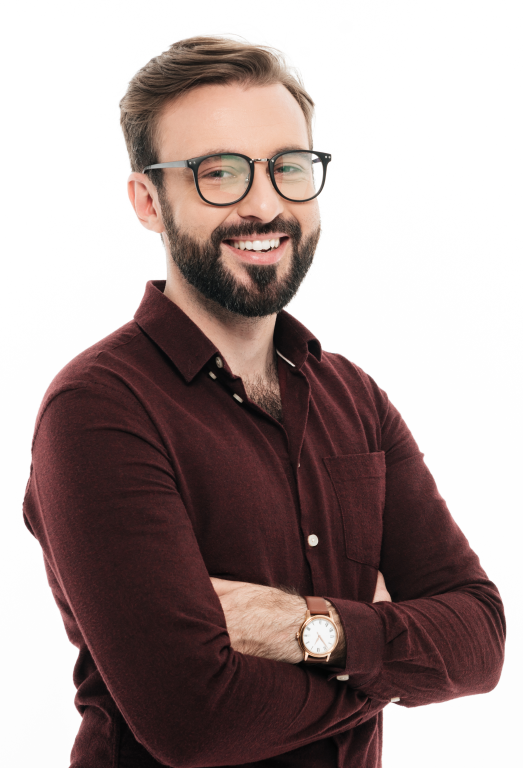
#> input picture U2-CV/persona.png, 523 x 768 px
$ jupyter execute ejercicio.ipynb
#> lines starting #> are read from the running program, lines starting #| are printed output that depends on the picture
# Ejercicio filtro Local Binary Pattern

Copia el código de filtro, ajutando los parametros de `radius` y `n_points` para contestar cuáles es el número de parametros para distinguir

1) `reloj de muñeca`
2) `boton y botenes`de la camisa
3) `lentes`
4) `barba y cabello`

Considera tener instalado

```bash
pip install scikit-image matplotlib opencv-python
```

[cell 1]
import cv2
from skimage.feature import local_binary_pattern
import matplotlib.pyplot as plt

[cell 2]
img_path='persona.png'
# Cargar imagen en escala de grises
img = cv2.imread(img_path, cv2.IMREAD_GRAYSCALE)
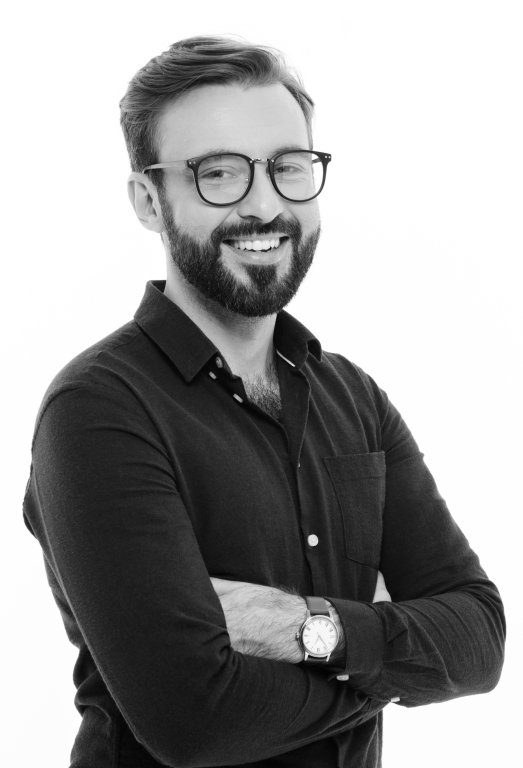
#> img: shape (768, 523); min 3, max 255, mean 155.2


# Mostrar la imagen original
plt.imshow(img,cmap='gray')
plt.title('Imagen Escala Grises')
plt.axis('off')
plt.show()

[cell 3]
# Parámetros para LBP
radius = 0  # Radio del círculo
n_points = 0  # Número de puntos en el círculo


# Aplicar el LBP (Local Binary Pattern)
lbp = local_binary_pattern(img ,n_points, radius, method="uniform")
#> lbp: shape (768, 523) float64; every value is 0

# Mostrar el LBP resultante
plt.figure(figsize=(25, 25))
plt.subplot(121)
plt.imshow(img, cmap='gray')
plt.title(f'Imagen Original {radius}')
plt.axis('off')

plt.subplot(122)
plt.imshow(lbp, cmap='gray')
plt.title('LBP')
plt.axis('off')
plt.show()
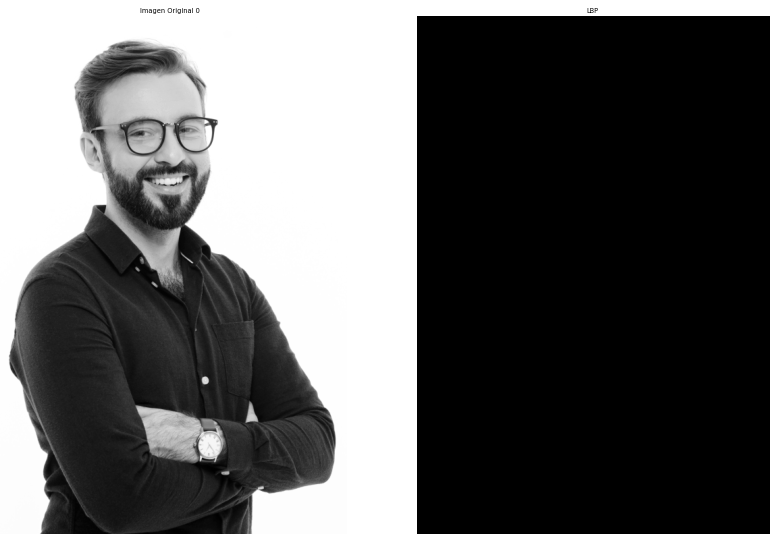
#> figure drawn by matplotlib, 2 panels

$ run again, with U2-CV/faces.jpg saved as U2-CV/persona.png
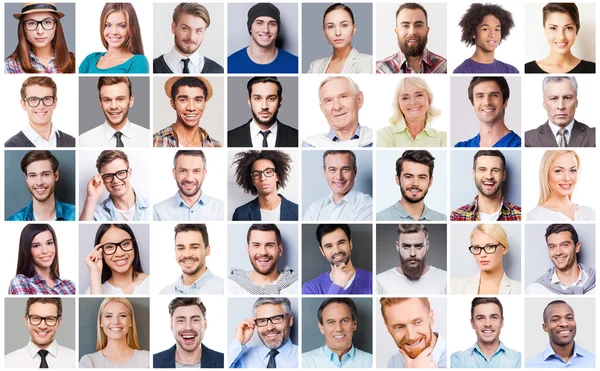
#> input picture U2-CV/faces.jpg, 600 x 371 px
#> `img = cv2.imread(img_path, cv2.IMREAD_GRAYSCALE)`:
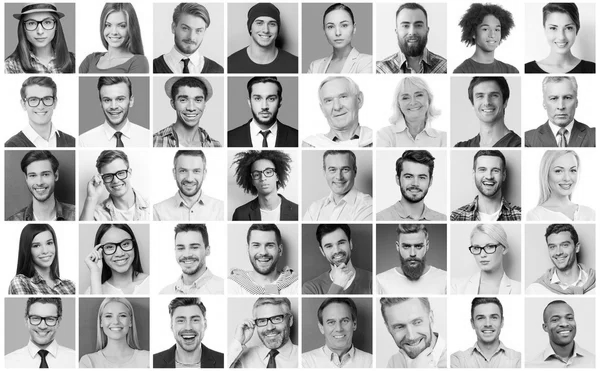
#> img: shape (371, 600); min 0, max 255, mean 182.3
#> lbp: shape (371, 600) float64; every value is 0
#> `plt.show()`:
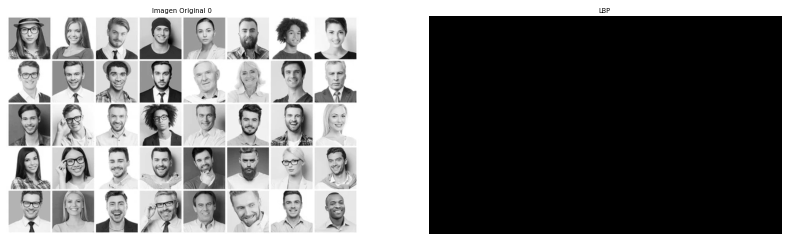
#> figure drawn by matplotlib, 2 panels
